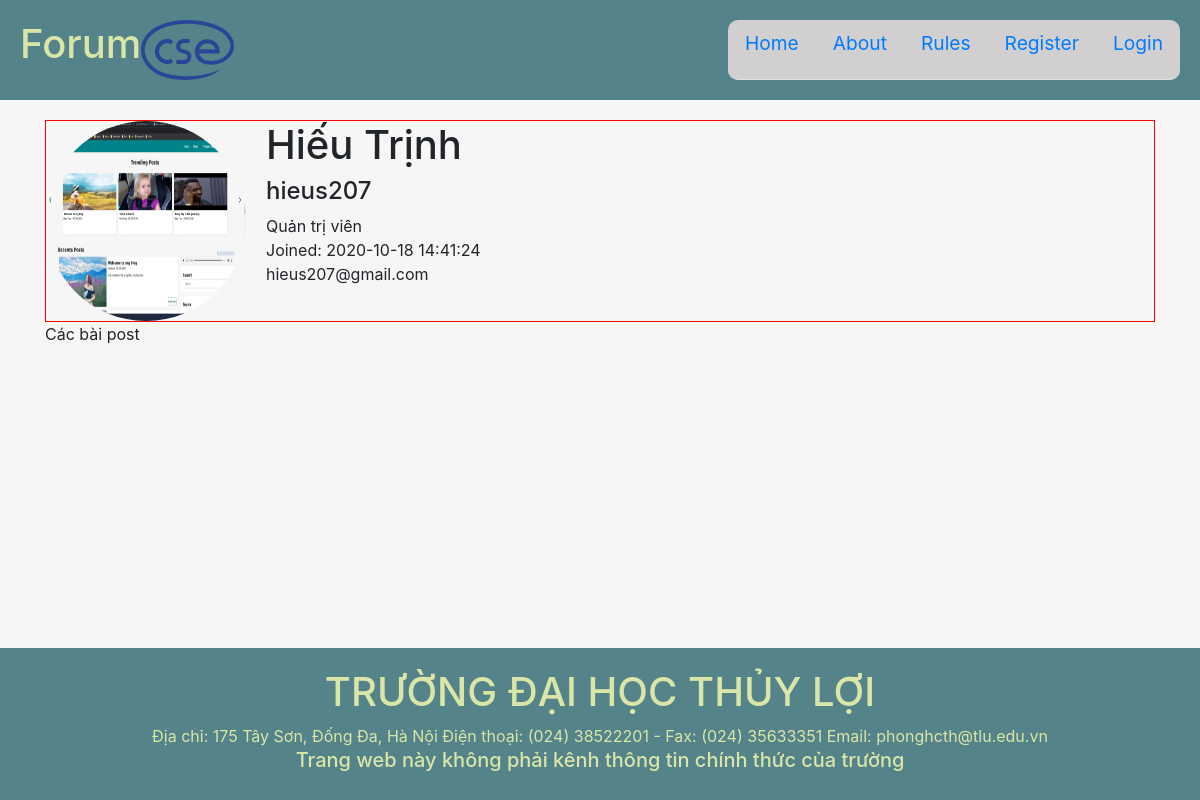
Before: /Forum/index.php?controller=users&action=index&u_id=2 with the older database file.
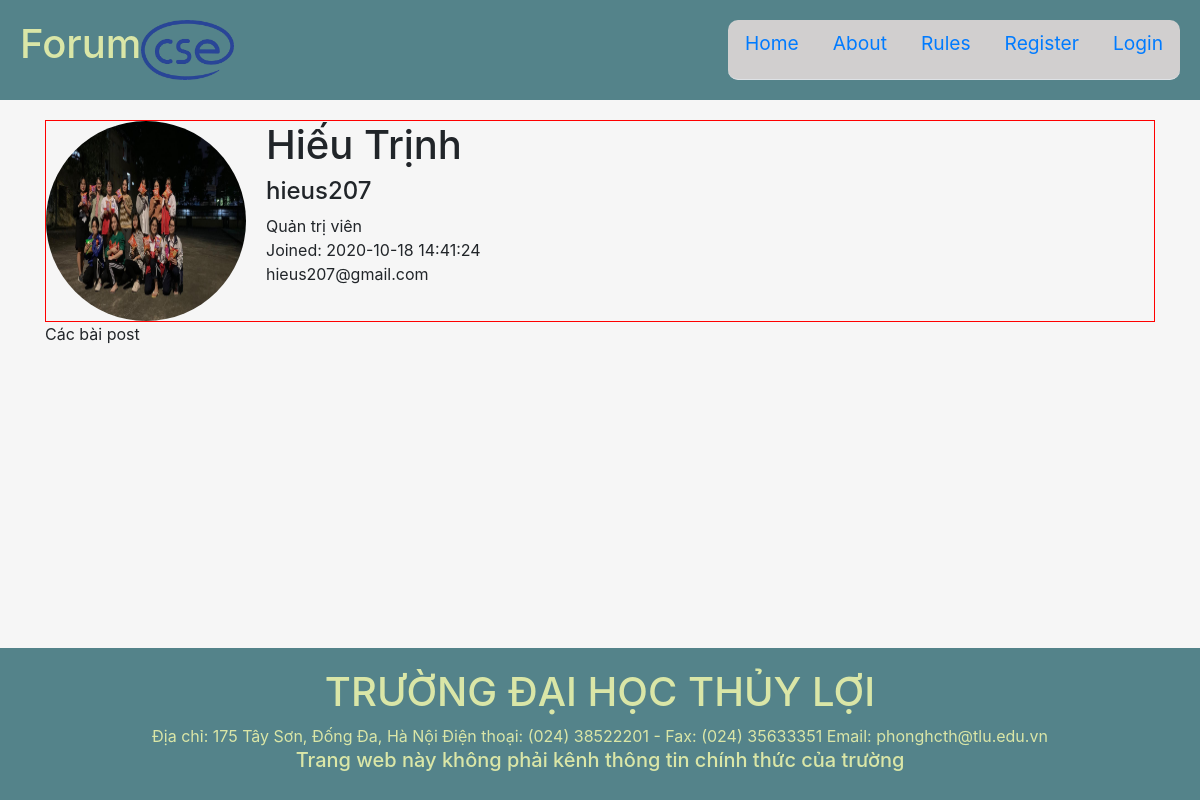
After: the same page with the newer database file.
### tables this page shows
CREATE TABLE `users` (
  `user_id` int(11) NOT NULL,
  `username` varchar(60) NOT NULL,
  `fullname` varchar(60) NOT NULL,
  `email` varchar(255) NOT NULL,
  `avt` varchar(255) NOT NULL DEFAULT 'none.jpg',
  `password` varchar(255) NOT NULL,
  `code` varchar(255) DEFAULT NULL,
  `create_at` timestamp NOT NULL DEFAULT current_timestamp(),
  `admin` tinyint(4) NOT NULL DEFAULT 0,
  `status` tinyint(4) NOT NULL DEFAULT 0
);

### Forum/index.php (called while the page is built, shortened)
<?php
$action = isset($_GET['action']) ? $_GET['action'] : 'index';
$object = new $controller;
$object->$action();
?>

### Forum/path.php (called while the page is built, shortened)
<?php
    $BASE_URL="http://localhost:8080/Forum";
?>

### Forum/models/model.php (called while the page is built, shortened)
<?php
    require_once("path.php");
    function openConnect(){
        $conn=mysqli_connect(HOST,USER,PASS,DB);
        return $conn;
    }
?>

### Forum/models/UserModel.php (called while the page is built, shortened)
<?php
    require_once("model.php");
    class UserModel{
        public $connection;
        function UserModel($username='',$fullname='',$email='',$password='',$avt='',$admin='',$status=''){
            $this->connection=openConnect();
        }
        function getOne($id){
            $sql="SELECT * FROM ". self::TABLE . " WHERE user_id='$id' LIMIT 1";
            $rs=mysqli_query($this->connection,$sql);
            $result=mysqli_fetch_assoc($rs);
            return $result;
        }
    }
?>

### Forum/views/users/userinfo.php (the view, shortened to what this page needs)
<?php include_once("path.php");
global $ROOT_PATH; ?>
<?php include($ROOT_PATH."/includes/headerp1.php");?>
<link rel="stylesheet" href="assets/css/user.css">
<?php include($ROOT_PATH."/includes/headerp2.php");?>
    <div class="page-wrapper">
        <div class="main-page container">
            <div class="row">
                <div class="col-md-12">
                    <div class="user-content">
                        <img src="<?php echo $BASE_URL.'/assets/images/avt/'.$user['avt'];?>" alt="image nao do" class="rounded-circle">
                        <div class="user-info">
                            <div class="fullname"><h1><?php echo $user['fullname'];?></h1></div>
                            <div class="username"><h4><?php echo $user['username'];?></h4></div>
                            <div class="role"><?php $role=$user['admin']==0?"Thành viên":"Quản trị viên";echo $role;?></div>
                            <div class="create_at">Joined: <?php echo $user['create_at'];?></div>
                            <div class="email"><?php echo $user['email'];?></div>
                        </div>
                    </div>
                    <div class="list-posted">
                        Các bài post
                    </div>
                </div>
            </div>
        </div>
    </div>
<?php include($ROOT_PATH."/includes/footer.php");?>

Changed rows visible on the page:
changed users "Hiếu Trịnh": avt: a different picture
